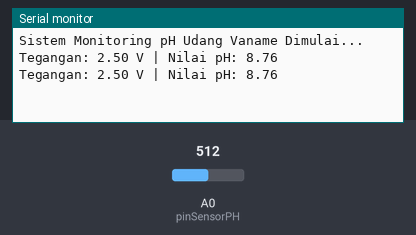
A sketch run on a simulated Arduino Uno, built with avr-gcc and run on an emulated ATmega328P. Shown: the last lines printed to the serial monitor. Inputs (shaded band) come from the test bench; at power-on: A0 (pinSensorPH) = 512.

Above: at 1.8 s.
1.9 s: A0 (pinSensorPH) set to 716
At 2.8 s:
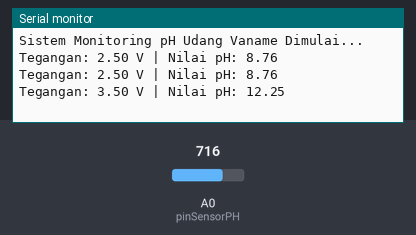
3.4 s: A0 (pinSensorPH) set to 900
At 4.8 s:
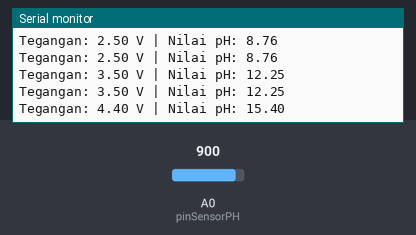
Timing chart, 0 to 6.4 s (numbered marks = the images above; inputs shaded):
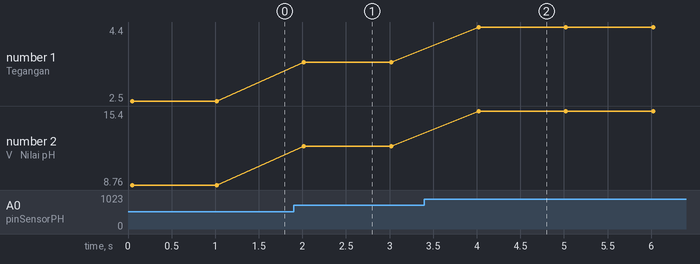

The sketch:

Ph.ino
```cpp
const int pinSensorPH = A0;
float tegangan;
float nilai_pH;
float kalibrasi_offset = 0.00; // Ubah nilai ini saat kalibrasi dengan air netral (pH 7)

void setup() {
  Serial.begin(9600);
  Serial.println("Sistem Monitoring pH Udang Vaname Dimulai...");
}

void loop() {
  int nilaiAnalog = analogRead(pinSensorPH);

  // Mengubah nilai analog (0-1023) menjadi tegangan (0-5V)
  tegangan = nilaiAnalog * (5.0 / 1023.0);

  // Rumus umum pendekatan sensor pH (Tergantung tipe modul, kalibrasi diperlukan)
  nilai_pH = 3.5 * tegangan + kalibrasi_offset;

  Serial.print("Tegangan: ");
  Serial.print(tegangan);
  Serial.print(" V | Nilai pH: ");
  Serial.println(nilai_pH);

  delay(1000);
}
```

Measured:
- after the input at 1.9 s, the serial monitor: prints a new line after 0.12 s (image 1)
- after the input at 3.4 s, the serial monitor: prints a new line after 0.62 s (image 2)
- plotted number 1: 2.5 → 3.5 after the input at 1.9 s, 3.5 → 4.4 after the input at 3.4 s
- plotted number 2: 8.76 → 12.25 after the input at 1.9 s, 12.25 → 15.4 after the input at 3.4 s
